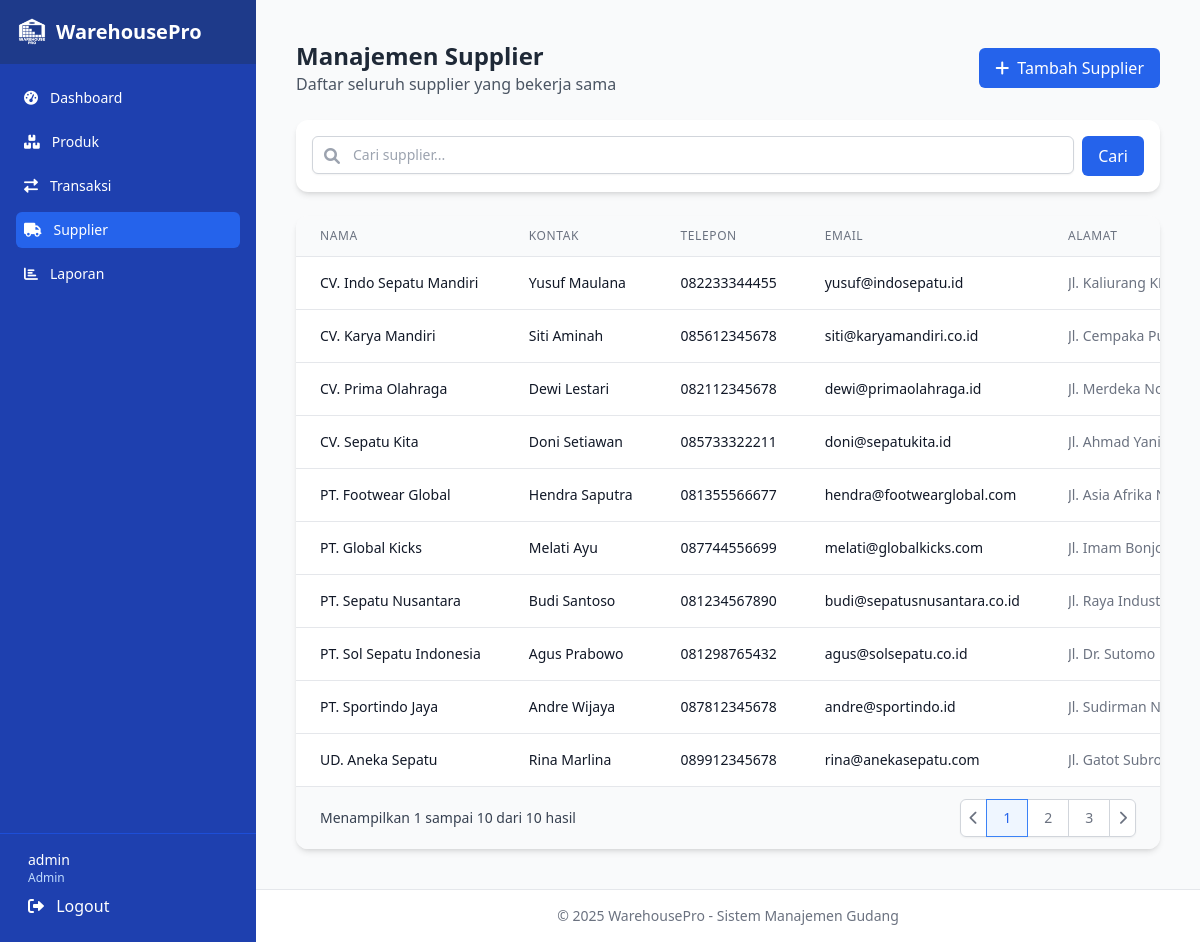
Page /suppliers.php (signed in) on the committed database.
### tables this page shows
CREATE TABLE `suppliers` (
  `id` int(11) NOT NULL,
  `name` varchar(100) NOT NULL,
  `contact` varchar(100) DEFAULT NULL,
  `phone` varchar(20) DEFAULT NULL,
  `email` varchar(50) DEFAULT NULL,
  `address` text DEFAULT NULL
);

### suppliers.php (the view, shortened to what this page needs)
<?php
require 'config/database.php';
$searchQuery = isset($_GET['search']) ? $_GET['search'] : '';
$query = "SELECT * FROM suppliers";
if(!empty($searchQuery)) {
    $query .= " WHERE name LIKE ? OR contact LIKE ? OR phone LIKE ? OR email LIKE ?";
    $params = ["%$searchQuery%", "%$searchQuery%", "%$searchQuery%", "%$searchQuery%"];
} else {
    $params = [];
}
$query .= " ORDER BY name ASC";
$stmt = $conn->prepare($query);
$stmt->execute($params);
$suppliers = $stmt->fetchAll();
?>
<!DOCTYPE html>
<html lang="en">
<head>
    <script src="https://cdn.tailwindcss.com"></script>
    <link rel="stylesheet" href="https://cdnjs.cloudflare.com/ajax/libs/font-awesome/6.0.0/css/all.min.css">
</head>
<body class="bg-gray-50">
    <?php include 'includes/header.php'; ?>
<main class="flex-1 p-6">
        <div class="flex flex-col md:flex-row md:items-center md:justify-between mb-6">
            <div>
                <h1 class="text-2xl font-bold text-gray-800">Manajemen Supplier</h1>
                <p class="text-gray-600">Daftar seluruh supplier yang bekerja sama</p>
            </div>
            <div class="mt-4 md:mt-0">
                <button onclick="openModal('addModal')"
                   class="px-4 py-2 bg-blue-600 text-white rounded-md hover:bg-blue-700 focus:outline-none focus:ring-2 focus:ring-blue-500 flex items-center">
                    <i class="fas fa-plus mr-2"></i> Tambah Supplier
                </button>
            </div>
        </div>
        <div class="bg-white rounded-xl shadow-md p-4 mb-6">
            <form method="GET" class="flex">
                <div class="relative w-full">
                    <div class="absolute inset-y-0 left-0 pl-3 flex items-center pointer-events-none">
                    </div>
                    <input type="text" name="search" value="<?php echo htmlspecialchars($searchQuery); ?>"
                           class="block w-full pl-10 pr-3 py-2 border border-gray-300 rounded-md shadow-sm focus:outline-none focus:ring-blue-500 focus:border-blue-500 sm:text-sm"
                           placeholder="Cari supplier...">
                </div>
                <button type="submit" class="ml-2 px-4 py-2 bg-blue-600 text-white rounded-md hover:bg-blue-700 focus:outline-none focus:ring-2 focus:ring-blue-500">
                    Cari
                </button>
            </form>
        </div>
        <div class="bg-white rounded-xl shadow-md overflow-hidden">
            <div class="overflow-x-auto">
                <table class="min-w-full divide-y divide-gray-200">
                    <thead class="bg-gray-50">
                        <tr>
                            <th scope="col" class="px-6 py-3 text-left text-xs font-medium text-gray-500 uppercase tracking-wider">Nama</th>
                            <th scope="col" class="px-6 py-3 text-left text-xs font-medium text-gray-500 uppercase tracking-wider">Kontak</th>
                            <th scope="col" class="px-6 py-3 text-left text-xs font-medium text-gray-500 uppercase tracking-wider">Telepon</th>
                            <th scope="col" class="px-6 py-3 text-left text-xs font-medium text-gray-500 uppercase tracking-wider">Email</th>
                            <th scope="col" class="px-6 py-3 text-left text-xs font-medium text-gray-500 uppercase tracking-wider">Alamat</th>
                        </tr>
                    </thead>
                    <tbody class="bg-white divide-y divide-gray-200">
                        <?php if(empty($suppliers)): ?>
                            <tr>
                                <td colspan="6" class="px-6 py-4 text-center text-sm text-gray-500">
                                    Tidak ada data supplier
                                </td>
                            </tr>
                        <?php else: ?>
                            <?php foreach($suppliers as $supplier): ?>
                            <tr class="hover:bg-gray-50">
                                <td class="px-6 py-4 whitespace-nowrap">
                                    <div class="text-sm font-medium text-gray-900"><?php echo $supplier['name']; ?></div>
                                </td>
                                <td class="px-6 py-4 whitespace-nowrap">
                                    <div class="text-sm text-gray-900"><?php echo $supplier['contact'] ?? '-'; ?></div>
                                </td>
                                <td class="px-6 py-4 whitespace-nowrap">
                                    <div class="text-sm text-gray-900"><?php echo $supplier['phone'] ?? '-'; ?></div>
                                </td>
                                <td class="px-6 py-4 whitespace-nowrap">
                                    <div class="text-sm text-gray-900"><?php echo $supplier['email'] ?? '-'; ?></div>
                                </td>
                                <td class="px-6 py-4">
                                    <div class="text-sm text-gray-500 max-w-xs truncate"><?php echo $supplier['address'] ?? '-'; ?></div>
                                </td>
                            </tr>
                            <?php endforeach; ?>
                        <?php endif; ?>
                    </tbody>
                </table>
            </div>
            <div class="bg-gray-50 px-4 py-3 flex items-center justify-between border-t border-gray-200 sm:px-6">
                <div class="hidden sm:flex-1 sm:flex sm:items-center sm:justify-between">
                    <div>
                        <p class="text-sm text-gray-700">
                            Menampilkan <span class="font-medium">1</span> sampai <span class="font-medium">10</span> dari <span class="font-medium"><?php echo count($suppliers); ?></span> hasil
                        </p>
                    </div>
                    <div>
                        <nav class="relative z-0 inline-flex rounded-md shadow-sm -space-x-px" aria-label="Pagination">
                            <a href="#" class="relative inline-flex items-center px-2 py-2 rounded-l-md border border-gray-300 bg-white text-sm font-medium text-gray-500 hover:bg-gray-50">
                                <i class="fas fa-chevron-left"></i>
                            </a>
                            <a href="#" aria-current="page" class="z-10 bg-blue-50 border-blue-500 text-blue-600 relative inline-flex items-center px-4 py-2 border text-sm font-medium">
                                1
                            </a>
                            <a href="#" class="bg-white border-gray-300 text-gray-500 hover:bg-gray-50 relative inline-flex items-center px-4 py-2 border text-sm font-medium">
                                2
                            </a>
                            <a href="#" class="bg-white border-gray-300 text-gray-500 hover:bg-gray-50 relative inline-flex items-center px-4 py-2 border text-sm font-medium">
                                3
                            </a>
                            <a href="#" class="relative inline-flex items-center px-2 py-2 rounded-r-md border border-gray-300 bg-white text-sm font-medium text-gray-500 hover:bg-gray-50">
                                <i class="fas fa-chevron-right"></i>
                            </a>
                        </nav>
                    </div>
                </div>
            </div>
        </div>
    </main>
    <?php include 'includes/footer.php'; ?>
</body>
</html>

### rows in the picture
suppliers: name "CV. Indo Sepatu Mandiri", contact "Yusuf Maulana", phone "082233344455", email "yusuf@indosepatu.id", address "Jl. Kaliurang…"
suppliers: name "CV. Karya Mandiri", contact "Siti Aminah", phone "085612345678", email "siti@karyamandiri.co.id", address "Jl. Cempaka…"
suppliers: name "CV. Prima Olahraga", contact "Dewi Lestari", phone "082112345678", email "dewi@primaolahraga.id", address "Jl. Merdeka…"
suppliers: name "CV. Sepatu Kita", contact "Doni Setiawan", phone "085733322211", email "doni@sepatukita.id", address "Jl. Ahmad Yani…"
suppliers: name "PT. Footwear Global", contact "Hendra Saputra", phone "081355566677", email "hendra@footwearglobal.com", address "Jl. Asia Afrika…"
suppliers: name "PT. Global Kicks", contact "Melati Ayu", phone "087744556699", email "melati@globalkicks.com", address "Jl. Imam…"
suppliers: name "PT. Sepatu Nusantara", contact "Budi Santoso", phone "081234567890", email "budi@sepatusnusantara.co.id", address "Jl. Raya…"
suppliers: name "PT. Sol Sepatu Indonesia", contact "Agus Prabowo", phone "081298765432", email "agus@solsepatu.co.id", address "Jl. Dr. Sutomo…"
suppliers: name "PT. Sportindo Jaya", contact "Andre Wijaya", phone "087812345678", email "andre@sportindo.id", address "Jl. Sudirman…"
suppliers: name "UD. Aneka Sepatu", contact "Rina Marlina", phone "089912345678", email "rina@anekasepatu.com", address "Jl. Gatot…"

### other values in the picture
$_SESSION['username'] "admin"
$_SESSION['role'] "Admin"
count($suppliers) "10"
